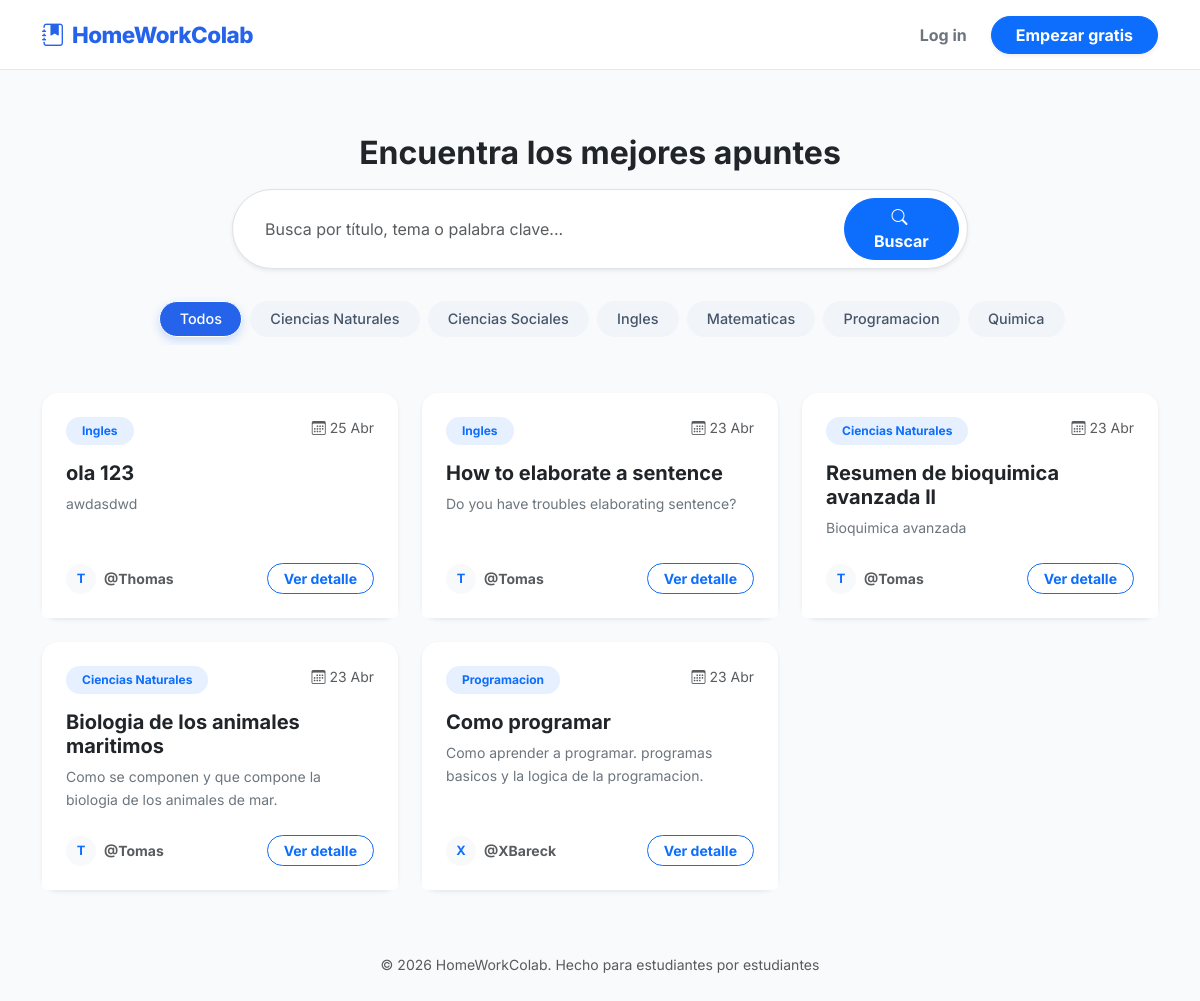
Before: / with the older database file.
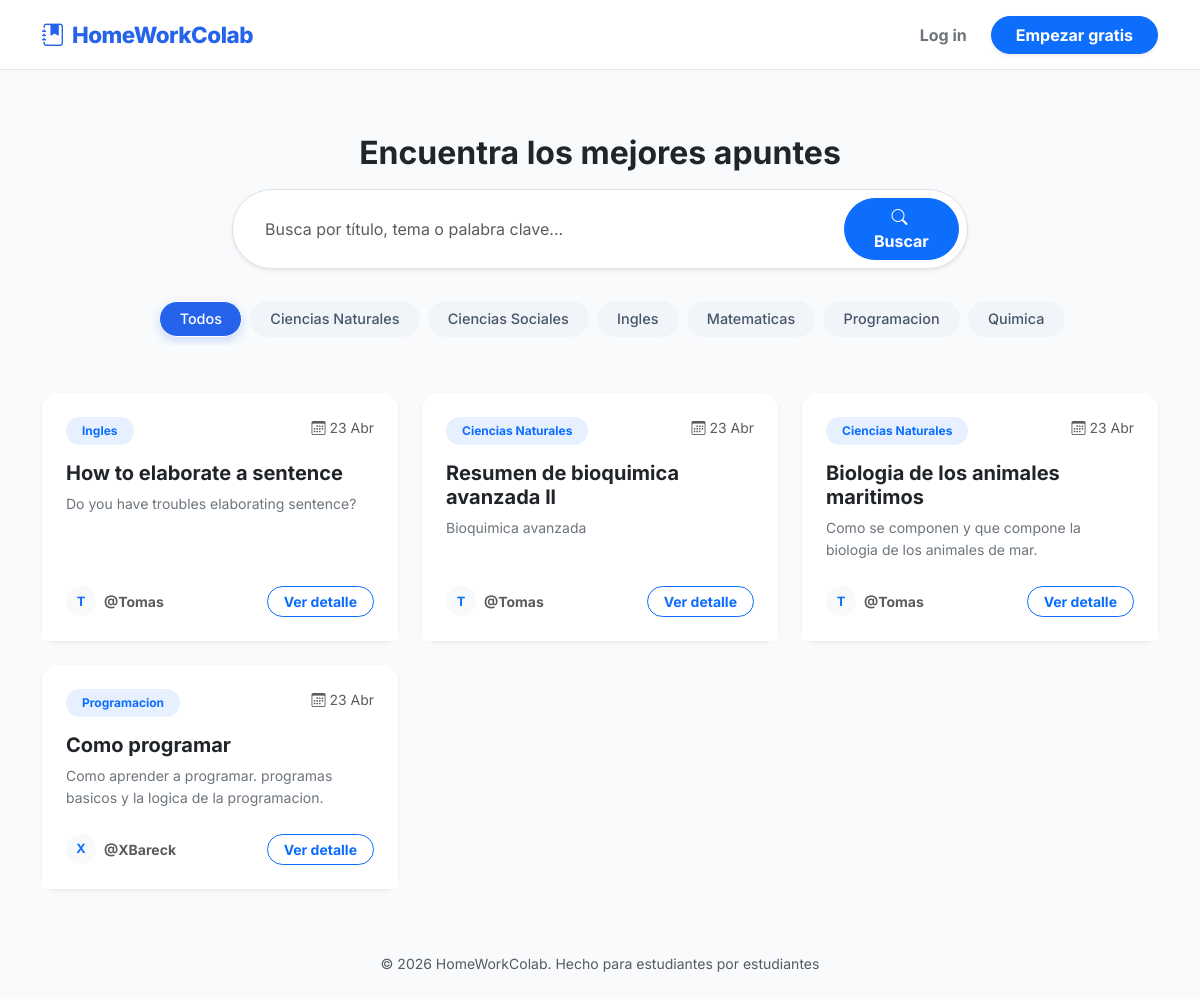
After: the same page with the newer database file.
### trabajos/models.py (models this page shows, shortened)
class Categoria(models.Model):
    nombre = models.CharField(max_length=100, verbose_name="Nombre de la Categoría")

class Trabajo(models.Model):
    titulo = models.CharField(max_length=200)
    descripcion = models.TextField()
    archivo_url = models.FileField(upload_to='trabajos_academicos/')
    fecha_subida = models.DateTimeField(auto_now_add=True)
    usuario = models.ForeignKey(settings.AUTH_USER_MODEL, on_delete=models.CASCADE, related_name='trabajos')
    categoria = models.ForeignKey(Categoria, on_delete=models.SET_NULL, null=True, related_name='trabajos')
    etiquetas = models.ManyToManyField(Etiqueta, related_name='trabajos', blank=True)
    likes = models.ManyToManyField(settings.AUTH_USER_MODEL, related_name='trabajos_likeados', blank=True)

### users/models.py (models this page shows, shortened)
class CustomUser(AbstractUser):
    fecha_registro= models.DateTimeField(auto_now_add=True)
    is_moderador = models.BooleanField('Es Moderador', default=False)

### core/views.py (the view)
# urls.py: path('', views.home, name='home'),
def home(request):
    query = request.GET.get('q')
    categoria_id = request.GET.get('cat')
    trabajos = Trabajo.objects.all().order_by('-fecha_subida')
    if query:
        trabajos = trabajos.filter(
            Q(titulo__icontains=query) |
            Q(descripcion__icontains=query) |
            Q(categoria__nombre__icontains=query)
        )
    if categoria_id:
        trabajos = trabajos.filter(categoria_id=categoria_id)
    context = {
        'trabajos': trabajos,
        'categorias': Categoria.objects.all().order_by('nombre'),
        'query': query
    }
    return render(request, 'core/home.html', context)

### templates/core/home.html (shortened to what this page needs)
{% extends 'base.html' %}
{% block content %}
<div class="row justify-content-center my-4 fade-in">
    <div class="col-lg-8 text-center">
        <h2 class="fw-bold text-dark mb-3">Encuentra los mejores apuntes</h2>
        <form action="{% url 'home' %}" method="GET" class="d-flex w-100 shadow-sm rounded-pill bg-white p-2 border">
            <input type="text" name="q" class="form-control border-0 bg-transparent px-4 shadow-none"
                   placeholder="Busca por título, tema o palabra clave..." value="{{ query|default:'' }}">
            <button class="btn btn-primary rounded-pill px-4 fw-bold" type="submit">
                <i class="bi bi-search me-1"></i> Buscar
            </button>
        </form>
    </div>
</div>
<div class="container mb-5 fade-in" style="animation-delay: 0.1s;">
    <div class="category-scroll-container py-2">
        <a href="{% url 'home' %}" class="btn rounded-pill btn-filter {% if not request.GET.cat %}active{% endif %}">
            Todos
        </a>
        {% for cat in categorias %}
            <a href="{% url 'home' %}?cat={{ cat.id }}{% if query %}&q={{ query }}{% endif %}"
               class="btn rounded-pill btn-filter {% if request.GET.cat == cat.id|stringformat:'i' %}active{% endif %}">
                {{ cat.nombre }}
            </a>
        {% endfor %}
    </div>
</div>
<div class="row g-4 fade-in" style="animation-delay: 0.2s;">
    {% for trabajo in trabajos %}
        <div class="col-md-6 col-lg-4">
            <div class="card h-100 shadow-sm border-0 rounded-4 transition-hover">
                <div class="card-body p-4">
                    <div class="d-flex justify-content-between align-items-start mb-3">
                        <span class="badge bg-primary bg-opacity-10 text-primary rounded-pill px-3 py-2">
                            {{ trabajo.categoria.nombre }}
                        </span>
                        <small class="text-muted"><i class="bi bi-calendar3"></i> {{ trabajo.fecha_subida|date:"d M" }}</small>
                    </div>
                    <h5 class="card-title fw-bold text-dark mb-2">{{ trabajo.titulo|truncatechars:50 }}</h5>
                    <p class="card-text text-secondary small" style="line-height: 1.6;">
                        {{ trabajo.descripcion|truncatechars:100 }}
                    </p>
                </div>
                <div class="card-footer bg-white border-0 p-4 pt-0 d-flex justify-content-between align-items-center">
                    <div class="d-flex align-items-center">
                        <div class="bg-light text-primary rounded-circle d-flex justify-content-center align-items-center fw-bold me-2" style="width: 30px; height: 30px; font-size: 0.8rem;">
                            {{ trabajo.usuario.username|first|upper }}
                        </div>
                        <small class="text-muted fw-bold">@{{ trabajo.usuario.username|truncatechars:10 }}</small>
                    </div>
                    <a href="{% url 'detalle_trabajo' trabajo.id %}" class="btn btn-sm btn-outline-primary rounded-pill px-3 fw-bold">
                        Ver detalle
                    </a>
                </div>
            </div>
        </div>
    {% endfor %}
</div>
{% endblock %}

Changed rows visible on the page:
removed Trabajo: categoria.nombre "Ingles", fecha_subida "25 Abr", titulo "ola 123", descripcion "awdasdwd", usuario.username|first "T", usuario.username "Thomas"
